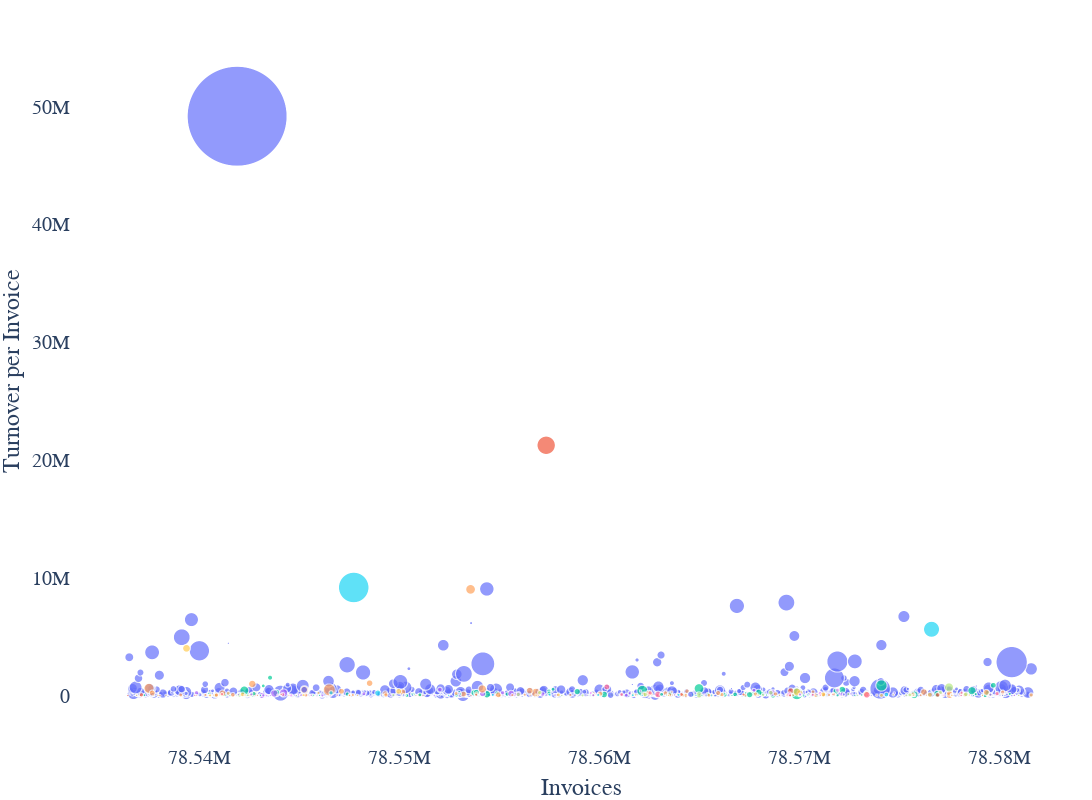

Here is the notebook cell this chart was saved with:
### Code cell
fig = px.scatter(df, x="InvoiceNo", y="sum_order",
	         size="orders", color="Country",
                 hover_name="Country", size_max=100)
fig.update_xaxes(
     title_text = 'Invoices',
     showline = False, showgrid = False
     )
fig.update_yaxes(
     title_text = 'Turnover per Invoice',
     showline = False, showgrid = False
     )
fig.update_layout(
     plot_bgcolor='rgba(0,0,0,0)',
     width=1800,
     height=800,
     margin={"r":0,"t":0,"l":0,"b":0},
     showlegend = False,
     font_family = "Switzerland",
     font_size=20)
fig.show()

### Figure 1 — Plotly figure (JSON) as saved in the notebook; plotly's stock layout.template omitted (floating-point values rounded to 4 significant figures; data arrays with more than 128 entries replaced by an {"elided": "..."} marker saying what was removed)
{"data": [{"hovertemplate": "<b>%{hovertext}</b><br><br>Country=Germany<br>InvoiceNo=%{x}<br>sum_order=%{y}<br>orders=%{marker.size}<extra></extra>", "hovertext": {"elided": "3921 str values"}, "legendgroup": "Germany", "marker": {"color": "#636efa", "size": {"elided": "3921 int values"}, "sizemode": "area", "sizeref": 0.2148, "symbol": "circle"}, "mode": "markers", "name": "Germany", "showlegend": true, "type": "scattergl", "x": {"elided": "3921 int values"}, "xaxis": "x", "y": {"elided": "3921 float values"}, "yaxis": "y"}, {"hovertemplate": "<b>%{hovertext}</b><br><br>Country=Netherlands<br>InvoiceNo=%{x}<br>sum_order=%{y}<br>orders=%{marker.size}<extra></extra>", "hovertext": ["Netherlands", "Netherlands", "Netherlands", "Netherlands", "Netherlands", "Netherlands", "Netherlands", "Netherlands", "Netherlands"], "legendgroup": "Netherlands", "marker": {"color": "#EF553B", "size": [1, 1, 1, 1, 3, 5, 6, 3, 73], "sizemode": "area", "sizeref": 0.2148, "symbol": "circle"}, "mode": "markers", "name": "Netherlands", "showlegend": true, "type": "scattergl", "x": [78569665, 78536403, 78555106, 78555589, 78555003, 78578082, 78542720, 78571697, 78557328], "xaxis": "x", "y": [35.97, 1343.0, 11050.0, 12120.0, 15700.0, 84130.0, 84670.0, 117200.0, 21240000.0], "yaxis": "y"}, {"hovertemplate": "<b>%{hovertext}</b><br><br>Country=UK<br>InvoiceNo=%{x}<br>sum_order=%{y}<br>orders=%{marker.size}<extra></extra>", "hovertext": ["UK", "UK", "UK", "UK", "UK", "UK", "UK", "UK", "UK", "UK", "UK", "UK", "UK", "UK", "UK", "UK", "UK", "UK", "UK", "UK", "UK", "UK", "UK", "UK", "UK", "UK", "UK", "UK", "UK", "UK", "UK", "UK", "UK", "UK", "UK", "UK", "UK", "UK", "UK", "UK", "UK", "UK", "UK", "UK", "UK", "UK", "UK", "UK", "UK", "UK", "UK", "UK", "UK", "UK", "UK", "UK", "UK", "UK", "UK", "UK", "UK", "UK", "UK", "UK", "UK", "UK", "UK", "UK", "UK", "UK", "UK", "UK", "UK", "UK", "UK", "UK", "UK", "UK", "UK", "UK", "UK", "UK", "UK", "UK", "UK", "UK", "UK", "UK", "UK", "UK", "UK", "UK", "UK", "UK"], "legendgroup": "UK", "marker": {"color": "#00cc96", "size": [1, 3, 1, 1, 1, 1, 1, 1, 1, 2, 3, 5, 1, 1, 1, 1, 2, 5, 3, 3, 1, 1, 2, 2, 2, 2, 1, 1, 1, 2, 2, 2, 2, 3, 1, 3, 1, 1, 1, 1, 2, 3, 4, 4, 1, 3, 2, 13, 10, 1, 3, 6, 3, 10, 4, 3, 2, 4, 2, 3, 12, 4, 2, 4, 2, 2, 4, 11, 5, 5, 32, 2, 4, 1, 1, 5, 6, 4, 11, 10, 8, 9, 8, 1, 4, 7, 6, 9, 25, 15, 18, 11, 20, 28], "sizemode": "area", "sizeref": 0.2148, "symbol": "circle"}, "mode": "markers", "name": "UK", "showlegend": true, "type": "scattergl", "x": [78541517, 78550354, 78578705, 78550960, 78577406, 78545718, 78566739, 78536840, 78573417, 78570189, 78570881, 78540769, 78559421, 78549193, 78569001, 78545994, 78575713, 78579276, 78571223, 78567291, 78570007, 78554985, 78571904, 78566054, 78575352, 78541877, 78560635, 78577615, 78543587, 78565430, 78542371, 78569861, 78541277, 78552844, 78581578, 78569721, 78562045, 78577168, 78568350, 78579152, 78571724, 78564638, 78566268, 78541962, 78571308, 78564216, 78567578, 78575732, 78568674, 78561911, 78571304, 78542621, 78570452, 78560230, 78542369, 78567904, 78566041, 78550665, 78550620, 78565416, 78554363, 78547383, 78541965, 78555383, 78567959, 78580511, 78540480, 78576891, 78567666, 78568103, 78569867, 78566233, 78542713, 78540458, 78567298, 78563540, 78579393, 78554861, 78543833, 78553732, 78553842, 78567958, 78558881, 78552978, 78557466, 78571824, 78570002, 78569844, 78562137, 78578626, 78542229, 78572134, 78564972, 78574097], "xaxis": "x", "y": [1306.0, 1820.0, 2704.0, 4374.0, 4844.0, 5940.0, 7158.0, 8123.0, 8707.0, 9049.0, 9617.0, 11230.0, 11300.0, 11580.0, 13240.0, 13310.0, 13520.0, 13890.0, 14230.0, 15080.0, 15470.0, 17510.0, 17840.0, 18050.0, 18440.0, 20410.0, 20910.0, 21900.0, 26190.0, 26480.0, 27730.0, 29210.0, 30120.0, 30680.0, 32570.0, 33640.0, 33820.0, 37460.0, 38000.0, 38690.0, 40020.0, 41720.0, 42290.0, 42320.0, 47510.0, 49700.0, 55900.0, 60390.0, 61770.0, 71330.0, 72900.0, 77150.0, 80000.0, 83490.0, 84960.0, 86100.0, 86150.0, 90110.0, 98000.0, 100700.0, 108300.0, 116400.0, 118200.0, 118700.0, 124400.0, 130900.0, 135100.0, 141100.0, 146600.0, 153200.0, 154400.0, 155500.0, 156200.0, 157700.0, 169200.0, 178300.0, 212800.0, 212800.0, 219900.0, 232600.0, 254300.0, 255800.0, 329800.0, 335800.0, 371100.0, 372000.0, 372300.0, 372500.0, 401100.0, 407000.0, 429400.0, 485600.0, 596600.0, 852500.0], "yaxis": "y"}, {"hovertemplate": "<b>%{hovertext}</b><br><br>Country=Belgium<br>InvoiceNo=%{x}<br>sum_order=%{y}<br>orders=%{marker.size}<extra></extra>", "hovertext": ["Belgium", "Belgium", "Belgium", "Belgium", "Belgium", "Belgium", "Belgium", "Belgium", "Belgium", "Belgium", "Belgium", "Belgium", "Belgium", "Belgium", "Belgium", "Belgium", "Belgium", "Belgium", "Belgium", "Belgium", "Belgium", "Belgium", "Belgium", "Belgium"], "legendgroup": "Belgium", "marker": {"color": "#ab63fa", "size": [1, 8, 1, 1, 1, 1, 2, 2, 1, 4, 4, 5, 4, 5, 4, 9, 8, 12, 2, 2, 10, 4, 5, 15], "sizemode": "area", "sizeref": 0.2148, "symbol": "circle"}, "mode": "markers", "name": "Belgium", "showlegend": true, "type": "scattergl", "x": [78543537, 78543117, 78541675, 78545017, 78545314, 78549559, 78557789, 78557885, 78567530, 78571445, 78555739, 78572133, 78563172, 78557147, 78577046, 78555574, 78554147, 78543733, 78561507, 78571030, 78568651, 78580152, 78539840, 78544193], "xaxis": "x", "y": [1439.0, 2987.0, 7633.0, 7735.0, 14040.0, 19390.0, 40800.0, 51390.0, 51430.0, 72660.0, 95610.0, 109100.0, 121300.0, 125300.0, 154400.0, 162800.0, 163700.0, 172100.0, 195000.0, 203000.0, 212900.0, 217400.0, 218700.0, 219800.0], "yaxis": "y"}, {"hovertemplate": "<b>%{hovertext}</b><br><br>Country=France<br>InvoiceNo=%{x}<br>sum_order=%{y}<br>orders=%{marker.size}<extra></extra>", "hovertext": ["France", "France", "France", "France", "France", "France", "France", "France", "France", "France", "France", "France", "France", "France", "France", "France", "France", "France", "France", "France", "France", "France", "France", "France", "France", "France", "France", "France", "France", "France", "France", "France", "France", "France", "France", "France", "France", "France", "France", "France", "France", "France", "France", "France", "France", "France", "France", "France", "France", "France", "France", "France", "France", "France", "France", "France", "France", "France", "France", "France", "France", "France", "France", "France", "France", "France", "France", "France", "France", "France", "France", "France", "France", "France", "France", "France", "France", "France", "France", "France", "France", "France", "France", "France", "France", "France", "France"], "legendgroup": "France", "marker": {"color": "#FFA15A", "size": [1, 1, 1, 1, 1, 1, 1, 1, 1, 1, 1, 1, 1, 1, 2, 1, 1, 2, 4, 1, 1, 3, 2, 1, 1, 1, 1, 1, 2, 2, 3, 4, 5, 1, 3, 1, 2, 4, 2, 4, 2, 2, 4, 1, 11, 3, 5, 1, 7, 1, 2, 4, 2, 2, 3, 4, 2, 5, 6, 7, 4, 4, 3, 3, 3, 10, 6, 7, 7, 5, 6, 7, 18, 7, 4, 8, 10, 3, 7, 5, 10, 31, 14, 15, 22, 12, 10], "sizemode": "area", "sizeref": 0.2148, "symbol": "circle"}, "mode": "markers", "name": "France", "showlegend": true, "type": "scattergl", "x": [78542425, 78550821, 78540521, 78545181, 78553566, 78539829, 78537693, 78575581, 78540463, 78551163, 78544470, 78547520, 78580986, 78541121, 78554826, 78570724, 78579153, 78547492, 78564314, 78575326, 78575661, 78564159, 78576064, 78536852, 78567915, 78556526, 78568988, 78540688, 78565612, 78575747, 78569402, 78540824, 78570823, 78573868, 78567293, 78540976, 78555637, 78540835, 78542535, 78545301, 78569686, 78564531, 78581587, 78563662, 78577512, 78539050, 78578277, 78570030, 78554940, 78563753, 78562894, 78563502, 78561795, 78556258, 78579529, 78566115, 78562275, 78575671, 78562207, 78553195, 78567793, 78568798, 78559704, 78553838, 78552826, 78541138, 78549274, 78562450, 78577502, 78563288, 78565930, 78570020, 78556816, 78579345, 78580160, 78550145, 78576222, 78570672, 78547087, 78564372, 78556507, 78546479, 78545235, 78554134, 78537463, 78542629, 78548496], "xaxis": "x", "y": [1720.0, 2623.0, 4566.0, 5856.0, 8025.0, 8139.0, 8570.0, 8619.0, 8884.0, 10750.0, 10830.0, 11000.0, 11710.0, 12430.0, 13400.0, 15400.0, 15850.0, 17370.0, 19050.0, 22600.0, 22840.0, 23490.0, 25050.0, 25830.0, 28170.0, 28250.0, 28580.0, 29510.0, 30380.0, 30390.0, 31240.0, 31360.0, 31920.0, 32040.0, 32850.0, 33250.0, 34100.0, 34890.0, 39450.0, 44310.0, 44520.0, 45190.0, 45760.0, 45990.0, 46450.0, 46900.0, 48650.0, 50750.0, 55920.0, 56970.0, 57850.0, 58520.0, 65570.0, 67460.0, 76444, 77980.0, 78980.0, 91150.0, 91810.0, 117300.0, 120300.0, 132600.0, 136700.0, 155800.0, 171000.0, 184300.0, 184800.0, 186800.0, 191300.0, 204100.0, 210600.0, 214600.0, 236200.0, 265600.0, 284000.0, 289100.0, 293400.0, 313900.0, 357900.0, 363100.0, 416300.0, 478400.0, 483700.0, 558400.0, 608700.0, 982600.0, 1047000.0], "yaxis": "y"}, {"hovertemplate": "<b>%{hovertext}</b><br><br>Country=Bahrain<br>InvoiceNo=%{x}<br>sum_order=%{y}<br>orders=%{marker.size}<extra></extra>", "hovertext": ["Bahrain", "Bahrain"], "legendgroup": "Bahrain", "marker": {"color": "#19d3f3", "size": [1, 1], "sizemode": "area", "sizeref": 0.2148, "symbol": "circle"}, "mode": "markers", "name": "Bahrain", "showlegend": true, "type": "scattergl", "x": [78553900, 78552449], "xaxis": "x", "y": [2110.0, 16670.0], "yaxis": "y"}, {"hovertemplate": "<b>%{hovertext}</b><br><br>Country=Denmark<br>InvoiceNo=%{x}<br>sum_order=%{y}<br>orders=%{marker.size}<extra></extra>", "hovertext": ["Denmark", "Denmark", "Denmark", "Denmark", "Denmark", "Denmark", "Denmark", "Denmark", "Denmark"], "legendgroup": "Denmark", "marker": {"color": "#FF6692", "size": [1, 1, 2, 2, 3, 3, 2, 4, 2], "sizemode": "area", "sizeref": 0.2148, "symbol": "circle"}, "mode": "markers", "name": "Denmark", "showlegend": true, "type": "scattergl", "x": [78572184, 78580716, 78569997, 78570666, 78544157, 78561102, 78577126, 78579881, 78567526], "xaxis": "x", "y": [2225.0, 8636.0, 23160.0, 64060.0, 79600.0, 86380.0, 122400.0, 160500.0, 163300.0], "yaxis": "y"}, {"hovertemplate": "<b>%{hovertext}</b><br><br>Country=Spain<br>InvoiceNo=%{x}<br>sum_order=%{y}<br>orders=%{marker.size}<extra></extra>", "hovertext": ["Spain", "Spain", "Spain", "Spain", "Spain", "Spain", "Spain", "Spain", "Spain", "Spain", "Spain", "Spain", "Spain", "Spain", "Spain", "Spain", "Spain", "Spain", "Spain", "Spain", "Spain", "Spain", "Spain", "Spain", "Spain", "Spain", "Spain", "Spain", "Spain"], "legendgroup": "Spain", "marker": {"color": "#B6E880", "size": [1, 2, 2, 1, 1, 1, 1, 1, 1, 4, 1, 2, 2, 2, 1, 8, 2, 3, 2, 5, 3, 5, 2, 1, 5, 4, 4, 4, 17], "sizemode": "area", "sizeref": 0.2148, "symbol": "circle"}, "mode": "markers", "name": "Spain", "showlegend": true, "type": "scattergl", "x": [78558108, 78545647, 78559148, 78539351, 78574301, 78580955, 78577125, 78572886, 78575707, 78541980, 78550911, 78559665, 78549682, 78568179, 78567653, 78564975, 78560607, 78575514, 78577606, 78562273, 78561669, 78578321, 78572442, 78571255, 78568554, 78557007, 78577039, 78573362, 78577476], "xaxis": "x", "y": [2463.0, 3239.0, 6556, 7833.0, 11690.0, 12330.0, 19800.0, 20090.0, 32050.0, 37300.0, 39610.0, 40790.0, 42130.0, 44680.0, 46120.0, 50880.0, 54570.0, 57650.0, 59810.0, 82480.0, 95460.0, 108400.0, 114700.0, 119000.0, 241700.0, 246000.0, 250900.0, 279000.0, 694800.0], "yaxis": "y"}, {"hovertemplate": "<b>%{hovertext}</b><br><br>Country=Canada<br>InvoiceNo=%{x}<br>sum_order=%{y}<br>orders=%{marker.size}<extra></extra>", "hovertext": ["Canada", "Canada", "Canada", "Canada"], "legendgroup": "Canada", "marker": {"color": "#FF97FF", "size": [1, 1, 1, 2], "sizemode": "area", "sizeref": 0.2148, "symbol": "circle"}, "mode": "markers", "name": "Canada", "showlegend": true, "type": "scattergl", "x": [78564428, 78551736, 78546533, 78559557], "xaxis": "x", "y": [2531.0, 3523.0, 10250.0, 209900.0], "yaxis": "y"}, {"hovertemplate": "<b>%{hovertext}</b><br><br>Country=Sweden<br>InvoiceNo=%{x}<br>sum_order=%{y}<br>orders=%{marker.size}<extra></extra>", "hovertext": ["Sweden", "Sweden", "Sweden", "Sweden", "Sweden", "Sweden", "Sweden", "Sweden"], "legendgroup": "Sweden", "marker": {"color": "#FECB52", "size": [1, 1, 1, 3, 6, 1, 8, 13], "sizemode": "area", "sizeref": 0.2148, "symbol": "circle"}, "mode": "markers", "name": "Sweden", "showlegend": true, "type": "scattergl", "x": [78563443, 78564539, 78550277, 78557939, 78576519, 78574690, 78573333, 78539338], "xaxis": "x", "y": [2720.0, 19790.0, 24900.0, 54550.0, 61210.0, 66810.0, 113200.0, 4005000.0], "yaxis": "y"}, {"hovertemplate": "<b>%{hovertext}</b><br><br>Country=Finland<br>InvoiceNo=%{x}<br>sum_order=%{y}<br>orders=%{marker.size}<extra></extra>", "hovertext": ["Finland", "Finland", "Finland", "Finland", "Finland", "Finland", "Finland", "Finland", "Finland", "Finland", "Finland", "Finland"], "legendgroup": "Finland", "marker": {"color": "#636efa", "size": [1, 1, 2, 2, 1, 9, 1, 1, 2, 8, 4, 9], "sizemode": "area", "sizeref": 0.2148, "symbol": "circle"}, "mode": "markers", "name": "Finland", "showlegend": true, "type": "scattergl", "x": [78580265, 78573588, 78565333, 78550192, 78571053, 78560549, 78559928, 78570875, 78579550, 78564558, 78539318, 78545227], "xaxis": "x", "y": [2767, 8483.0, 12820.0, 17980.0, 18140.0, 29550.0, 63300.0, 68700.0, 71380.0, 101400.0, 172400.0, 488200.0], "yaxis": "y"}, {"hovertemplate": "<b>%{hovertext}</b><br><br>Country=Channel Islands<br>InvoiceNo=%{x}<br>sum_order=%{y}<br>orders=%{marker.size}<extra></extra>", "hovertext": ["Channel Islands", "Channel Islands", "Channel Islands", "Channel Islands", "Channel Islands", "Channel Islands", "Channel Islands", "Channel Islands", "Channel Islands"], "legendgroup": "Channel Islands", "marker": {"color": "#EF553B", "size": [1, 5, 2, 3, 2, 3, 1, 1, 8], "sizemode": "area", "sizeref": 0.2148, "symbol": "circle"}, "mode": "markers", "name": "Channel Islands", "showlegend": true, "type": "scattergl", "x": [78538002, 78576904, 78553831, 78571201, 78567197, 78564093, 78544073, 78563900, 78569558], "xaxis": "x", "y": [2885.0, 48740.0, 62490.0, 77030.0, 83390.0, 91480.0, 104300.0, 127308, 387900.0], "yaxis": "y"}, {"hovertemplate": "<b>%{hovertext}</b><br><br>Country=Japan<br>InvoiceNo=%{x}<br>sum_order=%{y}<br>orders=%{marker.size}<extra></extra>", "hovertext": ["Japan", "Japan", "Japan", "Japan", "Japan", "Japan", "Japan", "Japan"], "legendgroup": "Japan", "marker": {"color": "#00cc96", "size": [1, 2, 1, 2, 1, 3, 3, 6], "sizemode": "area", "sizeref": 0.2148, "symbol": "circle"}, "mode": "markers", "name": "Japan", "showlegend": true, "type": "scattergl", "x": [78566623, 78545645, 78572763, 78537218, 78553045, 78557670, 78543179, 78543518], "xaxis": "x", "y": [4686, 11960.0, 12080.0, 29050.0, 127800.0, 530900.0, 816700.0, 1513000.0], "yaxis": "y"}, {"hovertemplate": "<b>%{hovertext}</b><br><br>Country=Switzerland<br>InvoiceNo=%{x}<br>sum_order=%{y}<br>orders=%{marker.size}<extra></extra>", "hovertext": ["Switzerland", "Switzerland", "Switzerland", "Switzerland", "Switzerland", "Switzerland", "Switzerland", "Switzerland", "Switzerland", "Switzerland", "Switzerland", "Switzerland", "Switzerland", "Switzerland", "Switzerland", "Switzerland", "Switzerland", "Switzerland", "Switzerland"], "legendgroup": "Switzerland", "marker": {"color": "#ab63fa", "size": [2, 1, 2, 1, 2, 3, 2, 1, 1, 1, 2, 6, 1, 3, 1, 4, 1, 3, 5], "sizemode": "area", "sizeref": 0.2148, "symbol": "circle"}, "mode": "markers", "name": "Switzerland", "showlegend": true, "type": "scattergl", "x": [78546134, 78578099, 78543180, 78559372, 78562882, 78561332, 78545084, 78563756, 78570521, 78544931, 78542586, 78555943, 78572567, 78548212, 78574740, 78555147, 78562046, 78567721, 78552013], "xaxis": "x", "y": [5399.0, 10500.0, 12300.0, 18080.0, 21900.0, 28290.0, 36330.0, 48220.0, 50620.0, 54960.0, 100500.0, 115500.0, 147200.0, 151900.0, 209500.0, 228500.0, 379900.0, 445300.0, 507100.0], "yaxis": "y"}, {"hovertemplate": "<b>%{hovertext}</b><br><br>Country=Austria<br>InvoiceNo=%{x}<br>sum_order=%{y}<br>orders=%{marker.size}<extra></extra>", "hovertext": ["Austria", "Austria", "Austria", "Austria", "Austria", "Austria", "Austria", "Austria", "Austria"], "legendgroup": "Austria", "marker": {"color": "#FFA15A", "size": [1, 1, 1, 3, 1, 2, 1, 3, 2], "sizemode": "area", "sizeref": 0.2148, "symbol": "circle"}, "mode": "markers", "name": "Austria", "showlegend": true, "type": "scattergl", "x": [78545570, 78542887, 78547493, 78550998, 78576345, 78559707, 78561627, 78571705, 78562602], "xaxis": "x", "y": [5403.0, 15540.0, 16350.0, 21940.0, 28860.0, 31090.0, 55770.0, 105700.0, 110500.0], "yaxis": "y"}, {"hovertemplate": "<b>%{hovertext}</b><br><br>Country=Poland<br>InvoiceNo=%{x}<br>sum_order=%{y}<br>orders=%{marker.size}<extra></extra>", "hovertext": ["Poland", "Poland", "Poland", "Poland", "Poland", "Poland"], "legendgroup": "Poland", "marker": {"color": "#19d3f3", "size": [1, 2, 1, 2, 5, 8], "sizemode": "area", "sizeref": 0.2148, "symbol": "circle"}, "mode": "markers", "name": "Poland", "showlegend": true, "type": "scattergl", "x": [78564819, 78565583, 78562130, 78554654, 78574343, 78548909], "xaxis": "x", "y": [5928.0, 12020.0, 20130.0, 49100.0, 80980.0, 203200.0], "yaxis": "y"}, {"hovertemplate": "<b>%{hovertext}</b><br><br>Country=Italy<br>InvoiceNo=%{x}<br>sum_order=%{y}<br>orders=%{marker.size}<extra></extra>", "hovertext": ["Italy", "Italy", "Italy", "Italy", "Italy", "Italy", "Italy", "Italy", "Italy", "Italy", "Italy", "Italy", "Italy", "Italy"], "legendgroup": "Italy", "marker": {"color": "#FF6692", "size": [1, 1, 1, 1, 1, 1, 1, 1, 9, 1, 9, 2, 4, 2], "sizemode": "area", "sizeref": 0.2148, "symbol": "circle"}, "mode": "markers", "name": "Italy", "showlegend": true, "type": "scattergl", "x": [78573508, 78578078, 78539752, 78537022, 78542238, 78577178, 78546875, 78577609, 78573365, 78571670, 78562922, 78541115, 78562528, 78578108], "xaxis": "x", "y": [7236.0, 7712.0, 8652.0, 13780.0, 13990.0, 21600.0, 31450.0, 41690.0, 56830.0, 78510.0, 88970.0, 122100.0, 222800.0, 246600.0], "yaxis": "y"}, {"hovertemplate": "<b>%{hovertext}</b><br><br>Country=Saudi Arabia<br>InvoiceNo=%{x}<br>sum_order=%{y}<br>orders=%{marker.size}<extra></extra>", "hovertext": ["Saudi Arabia"], "legendgroup": "Saudi Arabia", "marker": {"color": "#B6E880", "size": [1], "sizemode": "area", "sizeref": 0.2148, "symbol": "circle"}, "mode": "markers", "name": "Saudi Arabia", "showlegend": true, "type": "scattergl", "x": [78544838], "xaxis": "x", "y": [7347.0], "yaxis": "y"}, {"hovertemplate": "<b>%{hovertext}</b><br><br>Country=Cyprus<br>InvoiceNo=%{x}<br>sum_order=%{y}<br>orders=%{marker.size}<extra></extra>", "hovertext": ["Cyprus", "Cyprus", "Cyprus", "Cyprus", "Cyprus", "Cyprus", "Cyprus"], "legendgroup": "Cyprus", "marker": {"color": "#FF97FF", "size": [1, 2, 1, 1, 6, 4, 4], "sizemode": "area", "sizeref": 0.2148, "symbol": "circle"}, "mode": "markers", "name": "Cyprus", "showlegend": true, "type": "scattergl", "x": [78543350, 78544574, 78570000, 78577228, 78569489, 78571034, 78571905], "xaxis": "x", "y": [7976.0, 15260.0, 16660.0, 31990.0, 82890.0, 160800.0, 450600.0], "yaxis": "y"}, {"hovertemplate": "<b>%{hovertext}</b><br><br>Country=Portugal<br>InvoiceNo=%{x}<br>sum_order=%{y}<br>orders=%{marker.size}<extra></extra>", "hovertext": ["Portugal", "Portugal", "Portugal", "Portugal", "Portugal", "Portugal", "Portugal", "Portugal", "Portugal", "Portugal", "Portugal", "Portugal", "Portugal", "Portugal", "Portugal", "Portugal", "Portugal", "Portugal", "Portugal"], "legendgroup": "Portugal", "marker": {"color": "#FECB52", "size": [1, 1, 1, 3, 2, 1, 1, 2, 1, 1, 2, 2, 6, 5, 1, 3, 2, 13, 7], "sizemode": "area", "sizeref": 0.2148, "symbol": "circle"}, "mode": "markers", "name": "Portugal", "showlegend": true, "type": "scattergl", "x": [78538311, 78577618, 78547897, 78574099, 78540519, 78537915, 78556829, 78545191, 78578488, 78567929, 78571477, 78580153, 78571188, 78542147, 78570499, 78541430, 78545937, 78569870, 78549953], "xaxis": "x", "y": [8582.0, 10130.0, 10980.0, 11040.0, 12450.0, 12960.0, 28820.0, 33270.0, 35700.0, 37520.0, 45440.0, 82720.0, 92820.0, 93060.0, 96550.0, 185500.0, 219600.0, 299600.0, 351900.0], "yaxis": "y"}, {"hovertemplate": "<b>%{hovertext}</b><br><br>Country=USA<br>InvoiceNo=%{x}<br>sum_order=%{y}<br>orders=%{marker.size}<extra></extra>", "hovertext": ["USA", "USA", "USA", "USA"], "legendgroup": "USA", "marker": {"color": "#636efa", "size": [1, 1, 2, 1], "sizemode": "area", "sizeref": 0.2148, "symbol": "circle"}, "mode": "markers", "name": "USA", "showlegend": true, "type": "scattergl", "x": [78580158, 78550644, 78572215, 78570467], "xaxis": "x", "y": [12570.0, 26260.0, 90860.0, 138800.0], "yaxis": "y"}, {"hovertemplate": "<b>%{hovertext}</b><br><br>Country=Israel<br>InvoiceNo=%{x}<br>sum_order=%{y}<br>orders=%{marker.size}<extra></extra>", "hovertext": ["Israel", "Israel", "Israel"], "legendgroup": "Israel", "marker": {"color": "#EF553B", "size": [2, 2, 1], "sizemode": "area", "sizeref": 0.2148, "symbol": "circle"}, "mode": "markers", "name": "Israel", "showlegend": true, "type": "scattergl", "x": [78569527, 78559948, 78563613], "xaxis": "x", "y": [13470.0, 157200.0, 302300.0], "yaxis": "y"}, {"hovertemplate": "<b>%{hovertext}</b><br><br>Country=Norway<br>InvoiceNo=%{x}<br>sum_order=%{y}<br>orders=%{marker.size}<extra></extra>", "hovertext": ["Norway", "Norway", "Norway", "Norway", "Norway", "Norway", "Norway", "Norway", "Norway", "Norway"], "legendgroup": "Norway", "marker": {"color": "#00cc96", "size": [1, 1, 1, 8, 3, 5, 2, 4, 1, 7], "sizemode": "area", "sizeref": 0.2148, "symbol": "circle"}, "mode": "markers", "name": "Norway", "showlegend": true, "type": "scattergl", "x": [78565124, 78543037, 78573108, 78567505, 78563100, 78566773, 78578811, 78557472, 78567306, 78579692], "xaxis": "x", "y": [16080.0, 18002, 34880.0, 69720.0, 96890.0, 97410.0, 120200.0, 189600.0, 227400.0, 868300.0], "yaxis": "y"}, {"hovertemplate": "<b>%{hovertext}</b><br><br>Country=Greece<br>InvoiceNo=%{x}<br>sum_order=%{y}<br>orders=%{marker.size}<extra></extra>", "hovertext": ["Greece", "Greece", "Greece", "Greece"], "legendgroup": "Greece", "marker": {"color": "#ab63fa", "size": [1, 2, 1, 1], "sizemode": "area", "sizeref": 0.2148, "symbol": "circle"}, "mode": "markers", "name": "Greece", "showlegend": true, "type": "scattergl", "x": [78580752, 78559680, 78545579, 78541932], "xaxis": "x", "y": [18050.0, 20830.0, 28700.0, 68190.0], "yaxis": "y"}, {"hovertemplate": "<b>%{hovertext}</b><br><br>Country=Australia<br>InvoiceNo=%{x}<br>sum_order=%{y}<br>orders=%{marker.size}<extra></extra>", "hovertext": ["Australia", "Australia", "Australia", "Australia", "Australia", "Australia", "Australia", "Australia"], "legendgroup": "Australia", "marker": {"color": "#FFA15A", "size": [3, 2, 2, 2, 4, 5, 6, 20], "sizemode": "area", "sizeref": 0.2148, "symbol": "circle"}, "mode": "markers", "name": "Australia", "showlegend": true, "type": "scattergl", "x": [78565466, 78540280, 78547659, 78558536, 78549313, 78541657, 78560033, 78553546], "xaxis": "x", "y": [24410.0, 41470.0, 43500.0, 47860.0, 50000.0, 60760.0, 154100.0, 9009000.0], "yaxis": "y"}, {"hovertemplate": "<b>%{hovertext}</b><br><br>Country=Unknown<br>InvoiceNo=%{x}<br>sum_order=%{y}<br>orders=%{marker.size}<extra></extra>", "hovertext": ["Unknown", "Unknown", "Unknown", "Unknown"], "legendgroup": "Unknown", "marker": {"color": "#19d3f3", "size": [2, 2, 2, 2], "sizemode": "area", "sizeref": 0.2148, "symbol": "circle"}, "mode": "markers", "name": "Unknown", "showlegend": true, "type": "scattergl", "x": [78561658, 78559929, 78563947, 78557499], "xaxis": "x", "y": [24490.0, 45940.0, 53710.0, 67200.0], "yaxis": "y"}, {"hovertemplate": "<b>%{hovertext}</b><br><br>Country=RSA<br>InvoiceNo=%{x}<br>sum_order=%{y}<br>orders=%{marker.size}<extra></extra>", "hovertext": ["RSA"], "legendgroup": "RSA", "marker": {"color": "#FF6692", "size": [1], "sizemode": "area", "sizeref": 0.2148, "symbol": "circle"}, "mode": "markers", "name": "RSA", "showlegend": true, "type": "scattergl", "x": [78571035], "xaxis": "x", "y": [26890.0], "yaxis": "y"}, {"hovertemplate": "<b>%{hovertext}</b><br><br>Country=Malta<br>InvoiceNo=%{x}<br>sum_order=%{y}<br>orders=%{marker.size}<extra></extra>", "hovertext": ["Malta", "Malta"], "legendgroup": "Malta", "marker": {"color": "#B6E880", "size": [1, 4], "sizemode": "area", "sizeref": 0.2148, "symbol": "circle"}, "mode": "markers", "name": "Malta", "showlegend": true, "type": "scattergl", "x": [78563353, 78555931], "xaxis": "x", "y": [35820.0, 93750.0], "yaxis": "y"}, {"hovertemplate": "<b>%{hovertext}</b><br><br>Country=United Arab Emirates<br>InvoiceNo=%{x}<br>sum_order=%{y}<br>orders=%{marker.size}<extra></extra>", "hovertext": ["United Arab Emirates", "United Arab Emirates"], "legendgroup": "United Arab Emirates", "marker": {"color": "#FF97FF", "size": [1, 1], "sizemode": "area", "sizeref": 0.2148, "symbol": "circle"}, "mode": "markers", "name": "United Arab Emirates", "showlegend": true, "type": "scattergl", "x": [78543911, 78565218], "xaxis": "x", "y": [35830.0, 44330.0], "yaxis": "y"}, {"hovertemplate": "<b>%{hovertext}</b><br><br>Country=Lebanon<br>InvoiceNo=%{x}<br>sum_order=%{y}<br>orders=%{marker.size}<extra></extra>", "hovertext": ["Lebanon"], "legendgroup": "Lebanon", "marker": {"color": "#FECB52", "size": [1], "sizemode": "area", "sizeref": 0.2148, "symbol": "circle"}, "mode": "markers", "name": "Lebanon", "showlegend": true, "type": "scattergl", "x": [78542276], "xaxis": "x", "y": [44280.0], "yaxis": "y"}, {"hovertemplate": "<b>%{hovertext}</b><br><br>Country=Brazil<br>InvoiceNo=%{x}<br>sum_order=%{y}<br>orders=%{marker.size}<extra></extra>", "hovertext": ["Brazil"], "legendgroup": "Brazil", "marker": {"color": "#636efa", "size": [1], "sizemode": "area", "sizeref": 0.2148, "symbol": "circle"}, "mode": "markers", "name": "Brazil", "showlegend": true, "type": "scattergl", "x": [78550201], "xaxis": "x", "y": [45180.0], "yaxis": "y"}, {"hovertemplate": "<b>%{hovertext}</b><br><br>Country=Lithuania<br>InvoiceNo=%{x}<br>sum_order=%{y}<br>orders=%{marker.size}<extra></extra>", "hovertext": ["Lithuania"], "legendgroup": "Lithuania", "marker": {"color": "#EF553B", "size": [4], "sizemode": "area", "sizeref": 0.2148, "symbol": "circle"}, "mode": "markers", "name": "Lithuania", "showlegend": true, "type": "scattergl", "x": [78537081], "xaxis": "x", "y": [60110.0], "yaxis": "y"}, {"hovertemplate": "<b>%{hovertext}</b><br><br>Country=European Community<br>InvoiceNo=%{x}<br>sum_order=%{y}<br>orders=%{marker.size}<extra></extra>", "hovertext": ["European Community"], "legendgroup": "European Community", "marker": {"color": "#00cc96", "size": [3], "sizemode": "area", "sizeref": 0.2148, "symbol": "circle"}, "mode": "markers", "name": "European Community", "showlegend": true, "type": "scattergl", "x": [78551013], "xaxis": "x", "y": [60180.0], "yaxis": "y"}, {"hovertemplate": "<b>%{hovertext}</b><br><br>Country=Czech Republic<br>InvoiceNo=%{x}<br>sum_order=%{y}<br>orders=%{marker.size}<extra></extra>", "hovertext": ["Czech Republic"], "legendgroup": "Czech Republic", "marker": {"color": "#ab63fa", "size": [2], "sizemode": "area", "sizeref": 0.2148, "symbol": "circle"}, "mode": "markers", "name": "Czech Republic", "showlegend": true, "type": "scattergl", "x": [78570026], "xaxis": "x", "y": [88190.0], "yaxis": "y"}, {"hovertemplate": "<b>%{hovertext}</b><br><br>Country=Iceland<br>InvoiceNo=%{x}<br>sum_order=%{y}<br>orders=%{marker.size}<extra></extra>", "hovertext": ["Iceland"], "legendgroup": "Iceland", "marker": {"color": "#FFA15A", "size": [7], "sizemode": "area", "sizeref": 0.2148, "symbol": "circle"}, "mode": "markers", "name": "Iceland", "showlegend": true, "type": "scattergl", "x": [78537626], "xaxis": "x", "y": [213100.0], "yaxis": "y"}, {"hovertemplate": "<b>%{hovertext}</b><br><br>Country=Ireland<br>InvoiceNo=%{x}<br>sum_order=%{y}<br>orders=%{marker.size}<extra></extra>", "hovertext": ["Ireland", "Ireland", "Ireland"], "legendgroup": "Ireland", "marker": {"color": "#19d3f3", "size": [4, 55, 201], "sizemode": "area", "sizeref": 0.2148, "symbol": "circle"}, "mode": "markers", "name": "Ireland", "showlegend": true, "type": "scattergl", "x": [78546569, 78576602, 78547702], "xaxis": "x", "y": [225900.0, 5621000.0, 9171000.0], "yaxis": "y"}, {"hovertemplate": "<b>%{hovertext}</b><br><br>Country=Singapore<br>InvoiceNo=%{x}<br>sum_order=%{y}<br>orders=%{marker.size}<extra></extra>", "hovertext": ["Singapore"], "legendgroup": "Singapore", "marker": {"color": "#FF6692", "size": [7], "sizemode": "area", "sizeref": 0.2148, "symbol": "circle"}, "mode": "markers", "name": "Singapore", "showlegend": true, "type": "scattergl", "x": [78560360], "xaxis": "x", "y": [736000.0], "yaxis": "y"}], "layout": {"font": {"family": "Switzerland", "size": 20}, "height": 800, "legend": {"itemsizing": "constant", "title": {"text": "Country"}, "tracegroupgap": 0}, "margin": {"b": 0, "l": 0, "r": 0, "t": 0}, "plot_bgcolor": "rgba(0,0,0,0)", "showlegend": false, "width": 1800, "xaxis": {"anchor": "y", "domain": [0, 1], "showgrid": false, "showline": false, "title": {"text": "Invoices"}}, "yaxis": {"anchor": "x", "domain": [0, 1], "showgrid": false, "showline": false, "title": {"text": "Turnover per Invoice"}}}}
